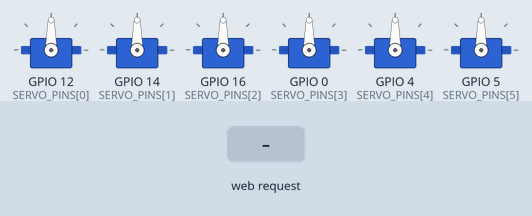
Recording of a sketch running on a simulated ESP8266 (NodeMCU). Shown: 6 × servo. The inputs (shaded band) are chosen by the test bench. WiFi joins after 1.5 s; servers stay silent unless stated; what the sketch prints to the serial monitor is not drawn.

Above: at 2.8 s.
2.9 s: HTTP request GET /set?servo=1&angle=1 received
At 3.8 s:
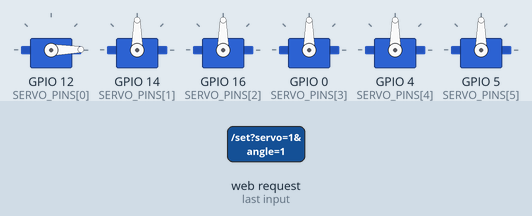
Timing chart, 0 to 5.9 s (numbered marks = the images above; inputs shaded):
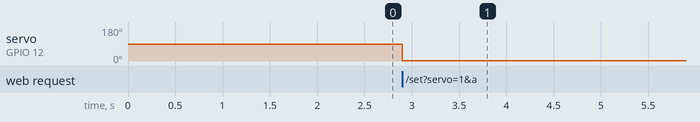

The sketch:

ESP8266.ino
```cpp
#include <ESP8266WiFi.h>
#include <ESP8266WebServer.h>
#include <WiFiUdp.h>
#include <Servo.h>

// Router WiFi settings (STA mode)
const char* WIFI_SSID = "SYSU-HANLU";
const char* WIFI_PASS = "hll123456";

const int ANGLE_MIN = 0;
const int ANGLE_MAX = 180;
const uint8_t SERVO_COUNT = 6;
const uint8_t SERVO_PINS[SERVO_COUNT] = {12, 14, 16, 0, 4, 5};

ESP8266WebServer server(80);
WiFiUDP udp;
Servo servos[SERVO_COUNT];
int currentAngles[SERVO_COUNT] = {90, 90, 90, 90, 90, 90};
const uint16_t UDP_PORT = 4210;


int clampAngle(int angle) {
  return constrain(angle, ANGLE_MIN, ANGLE_MAX);
}


bool parseServoIndex() {
  if (!server.hasArg("servo")) {
    return false;
  }
  int index = server.arg("servo").toInt();
  return index >= 1 && index <= SERVO_COUNT;
}


void applyServoAngle(uint8_t servoIndex, int angle) {
  if (servoIndex >= SERVO_COUNT) {
    return;
  }
  currentAngles[servoIndex] = clampAngle(angle);
  servos[servoIndex].write(currentAngles[servoIndex]);
}

const char INDEX_HTML[] PROGMEM = R"rawliteral(
<!doctype html>
<html>
<head>
  <meta charset="utf-8" />
  <meta name="viewport" content="width=device-width,initial-scale=1" />
  <title>ESP8266 Servo Control</title>
  <style>
    :root { color-scheme: light; }
    body { font-family: Arial, sans-serif; margin: 0; padding: 24px; background: linear-gradient(135deg, #eef3ff 0%, #f8fafc 45%, #eef9f4 100%); color: #1f2937; }
    .shell { max-width: 920px; margin: 0 auto; }
    .hero { margin-bottom: 20px; padding: 20px; border-radius: 18px; background: rgba(255,255,255,0.84); box-shadow: 0 10px 30px rgba(15, 23, 42, 0.08); backdrop-filter: blur(10px); }
    h1 { margin: 0 0 8px; font-size: 28px; }
    .hint { font-size: 13px; color: #64748b; line-height: 1.5; }
    .grid { display: grid; grid-template-columns: repeat(auto-fit, minmax(260px, 1fr)); gap: 14px; }
    .card { background: rgba(255,255,255,0.9); border-radius: 16px; padding: 16px; box-shadow: 0 8px 24px rgba(15, 23, 42, 0.08); }
    .title { display: flex; justify-content: space-between; align-items: center; margin-bottom: 12px; font-weight: 700; }
    .angle { font-size: 26px; font-weight: 700; color: #0f172a; }
    input[type=range] { width: 100%; }
    .actions { margin-top: 18px; display: flex; gap: 12px; flex-wrap: wrap; }
    button { border: 0; border-radius: 10px; padding: 10px 14px; font-size: 15px; cursor: pointer; background: #0b63f6; color: #fff; }
    button.secondary { background: #e2e8f0; color: #0f172a; }
  </style>
</head>
<body>
  <div class="shell">
    <div class="hero">
      <h1>ESP8266 6 路舵机控制</h1>
      <div class="hint">舵机编号对应引脚：1=GPIO12, 2=GPIO14, 3=GPIO16, 4=GPIO0, 5=GPIO4, 6=GPIO5。网页和 UDP 都支持独立控制。</div>
      <div class="actions">
        <button id="refreshBtn" class="secondary">刷新状态</button>
      </div>
    </div>
    <div id="grid" class="grid"></div>
  </div>

  <script>
    const servoCount = 6;
    const grid = document.getElementById('grid');
    const refreshBtn = document.getElementById('refreshBtn');
    const cards = [];

    function sendAngle(index, angle) {
      return fetch('/set?servo=' + index + '&angle=' + angle)
        .then(r => r.text());
    }

    function makeCard(index) {
      const card = document.createElement('div');
      card.className = 'card';
      card.innerHTML = `
        <div class="title"><span>舵机 ${index}</span><span id="angle-${index}" class="angle">90°</span></div>
        <input id="slider-${index}" type="range" min="0" max="180" value="90" />
      `;

      const slider = card.querySelector(`#slider-${index}`);
      const angleText = card.querySelector(`#angle-${index}`);

      slider.addEventListener('input', () => {
        angleText.textContent = slider.value + '°';
      });

      slider.addEventListener('change', () => {
        sendAngle(index, slider.value).catch(e => console.log(e));
      });

      cards.push({ index, slider, angleText });
      return card;
    }

    for (let i = 1; i <= servoCount; i++) {
      grid.appendChild(makeCard(i));
    }

    function refreshStatus() {
      fetch('/status')
        .then(r => r.json())
        .then(data => {
          if (!data.angles || data.angles.length < servoCount) return;
          cards.forEach(card => {
            const value = data.angles[card.index - 1];
            card.slider.value = value;
            card.angleText.textContent = value + '°';
          });
        })
        .catch(e => console.log(e));
    }

    refreshBtn.addEventListener('click', refreshStatus);
    refreshStatus();
  </script>
</body>
</html>
)rawliteral";

void handleRoot() {
  server.send_P(200, "text/html", INDEX_HTML);
}

void handleSetAngle() {
  if (!server.hasArg("servo") || !server.hasArg("angle")) {
    server.send(400, "text/plain", "missing servo or angle");
    return;
  }

  int servoIndex = server.arg("servo").toInt();
  int angle = clampAngle(server.arg("angle").toInt());
  if (servoIndex < 1 || servoIndex > SERVO_COUNT) {
    server.send(400, "text/plain", "invalid servo index");
    return;
  }

  applyServoAngle((uint8_t)(servoIndex - 1), angle);

  String msg = "servo=" + String(servoIndex) + ",angle=" + String(currentAngles[servoIndex - 1]);
  server.send(200, "text/plain", msg);
}

void handleStatus() {
  String json = "{\"angles\":[";
  for (uint8_t i = 0; i < SERVO_COUNT; i++) {
    json += String(currentAngles[i]);
    if (i + 1 < SERVO_COUNT) {
      json += ",";
    }
  }
  json += "]}";
  server.send(200, "application/json", json);
}

void handleSetUdpPacket() {
  char buf[48];
  int len = udp.read(buf, sizeof(buf) - 1);
  if (len <= 0) {
    return;
  }
  buf[len] = '\0';

  int servoIndex = 0;
  int angle = 0;
  if (sscanf(buf, "%d,%d", &servoIndex, &angle) == 2) {
    if (servoIndex >= 1 && servoIndex <= SERVO_COUNT) {
      applyServoAngle((uint8_t)(servoIndex - 1), angle);
    }
    return;
  }

  angle = atoi(buf);
  applyServoAngle(0, angle);
}

void setup() {
  Serial.begin(115200);
  delay(100);
  Serial.println();

  for (uint8_t i = 0; i < SERVO_COUNT; i++) {
    servos[i].attach(SERVO_PINS[i]);
    servos[i].write(currentAngles[i]);
  }

  WiFi.mode(WIFI_STA);
  WiFi.begin(WIFI_SSID, WIFI_PASS);

  Serial.print("Connecting to WiFi");
  while (WiFi.status() != WL_CONNECTED) {
    delay(500);
    Serial.print(".");
  }
  Serial.println();

  server.on("/", HTTP_GET, handleRoot);
  server.on("/set", HTTP_GET, handleSetAngle);
  server.on("/status", HTTP_GET, handleStatus);
  server.begin();
  udp.begin(UDP_PORT);

  Serial.println();
  Serial.println("WiFi connected");
  Serial.print("SSID: ");
  Serial.println(WIFI_SSID);
  Serial.print("IP: ");
  Serial.println(WiFi.localIP());
  Serial.print("UDP port: ");
  Serial.println(UDP_PORT);
}

void loop() {
  server.handleClient();

  int packetSize = udp.parsePacket();
  if (packetSize > 0) {
    handleSetUdpPacket();
  }
}
```

Measured:
- after the input at 2.9 s, servo on GPIO 12 (SERVO_PINS[0]): 90° → 1° at once
